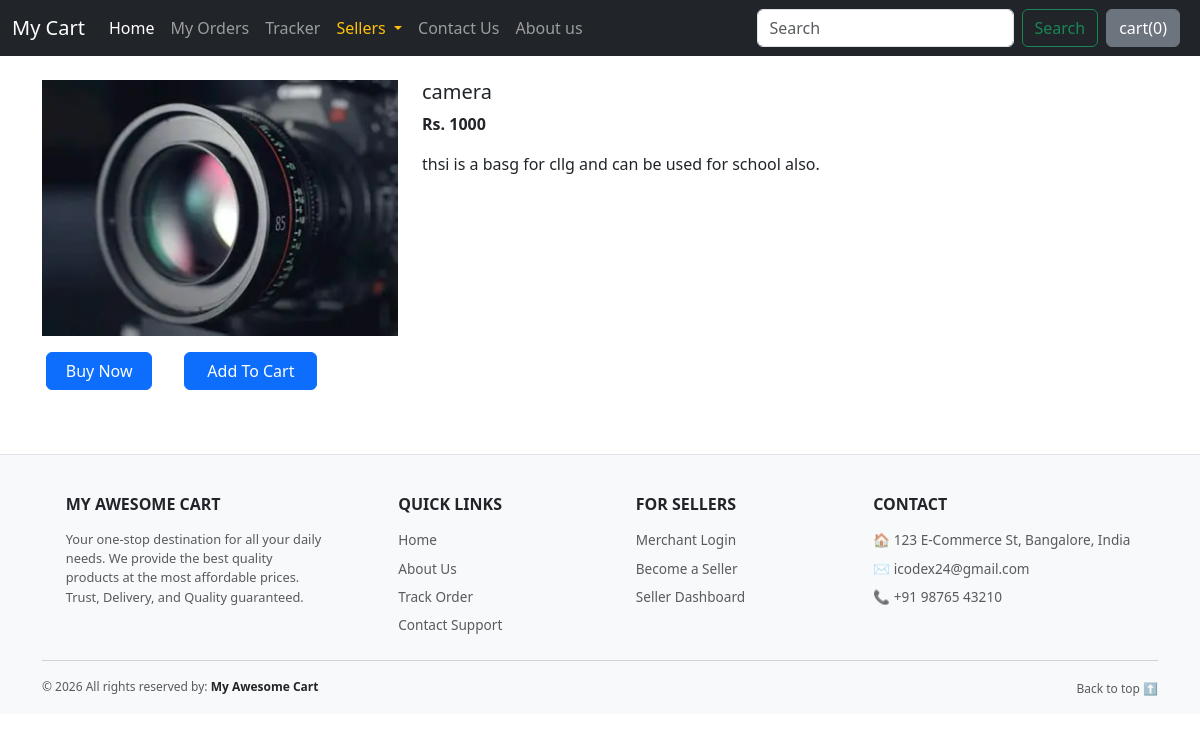
Page /shop/products/1 (signed in) on the committed database.
### shop/models.py (models this page shows, shortened)
class Product(models.Model):
    product_id=models.AutoField
    product_name=models.CharField(max_length=30)
    category=models.CharField(max_length=50,default="")
    subcategory=models.CharField(max_length=50,default="")
    price=models.IntegerField(default=0)
    desc= models.CharField(max_length=3000)
    pub_date=models.DateField()
    image=models.ImageField(upload_to="shop/images",default="")
    seller = models.ForeignKey(User, on_delete=models.CASCADE, null=True, blank=True)

### shop/views.py (the view)
# urls.py: path("products/<int:myid>", views.productview, name="ProductView"),
def productview(request, myid):
    product = Product.objects.get(id=myid)
    return render(request, 'shop/productView.html', {'product': product})

### shop/templates/shop/productView.html (shortened to what this page needs)
{% extends 'shop/basic.html' %}
{% block body %}
<div class="container my-4">
    <div class="row">
        <div class="col-md-4">
            <div class="row">
                <img src="/media/{{product.image}}" alt="">
            </div>
            <div class="row">
                <button class=" btn btn-primary mx-3 my-3" style="width:28%" type="button">Buy Now </button>
                <button class=" btn btn-primary mx-3 my-3"  style="width:35%"   type="button">Add To Cart </button>
            </div>
        </div>
        <div class="col-md-8">
            <h5>{{product.product_name}}</h5>
            <p><b>Rs. {{product.price}}</b></p>
            <p>{{product.desc}}</p>
        </div>
    </div>
</div>
{% endblock %}

### rows in the picture
Product: image (picture), product_name "camera", price "1000", desc "thsi is a basg for cllg and can be used for school also."
